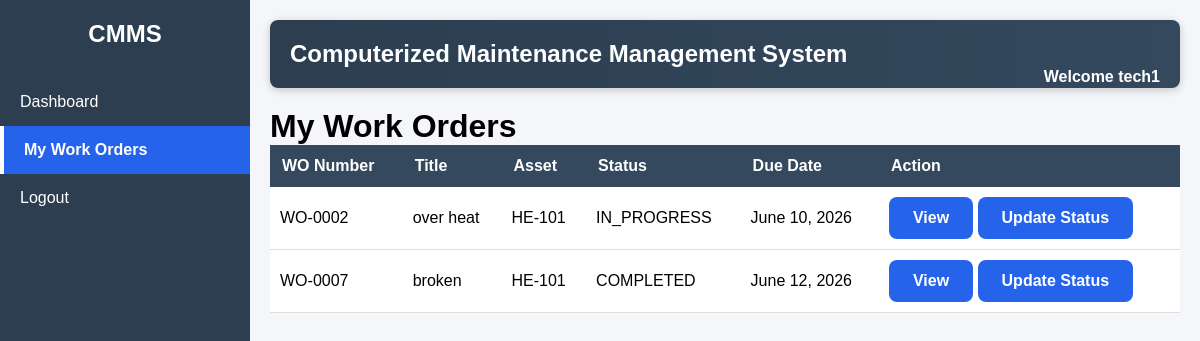
The app's page /workorders/my-work-orders/ (signed in), older data.
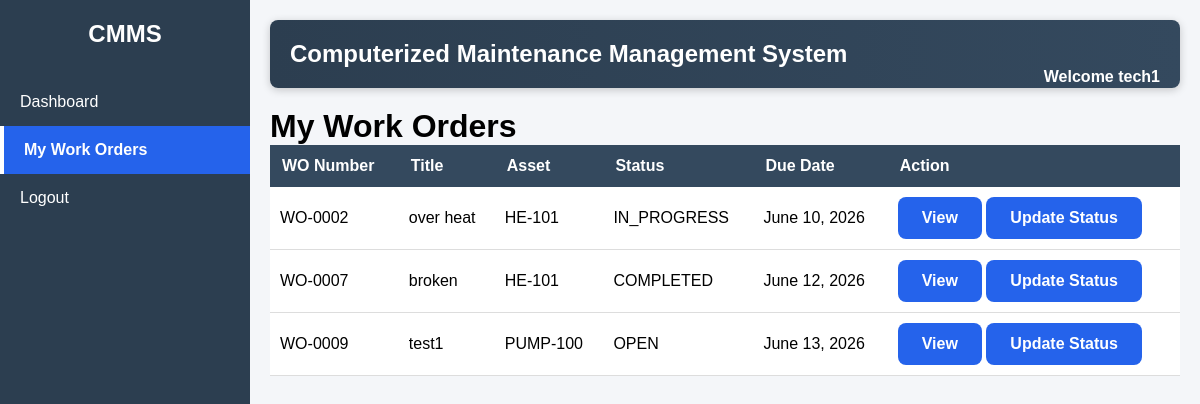
The same page, newer data.
### workorders/models.py (models this page shows, shortened)
class WorkOrder(models.Model):
    STATUS_CHOICES = [
        ('OPEN', 'Open'),
        ('IN_PROGRESS', 'In Progress'),
        ('COMPLETED', 'Completed'),
    ]
    work_order_number = models.CharField(
        max_length=20,
        unique=True,
        blank=True
    )
    title = models.CharField(
        max_length=200
    )
    description = models.TextField()
    asset = models.ForeignKey(
        Asset,
        on_delete=models.CASCADE
    )
    status = models.CharField(
        max_length=20,
        choices=STATUS_CHOICES,
        default='OPEN'
    )
    created_date = models.DateField(
        auto_now_add=True
    )
    updated_date = models.DateTimeField(
        auto_now=True
    )
    assigned_to = models.ForeignKey(
        User,
        on_delete=models.SET_NULL,
        null=True,
        blank=True,
        related_name='assigned_work_orders'
    )
    due_date = models.DateField(
        null=True,
        blank=True
    )

### assets/models.py (models this page shows, shortened)
class Asset(models.Model):
    STATUS_CHOICES = [
        ('ACTIVE', 'Active'),
        ('INACTIVE', 'Inactive'),
        ('UNDER_MAINTENANCE', 'Under Maintenance'),
    ]
    CRITICALITY_CHOICES = [
        ('LOW', 'Low'),
        ('MEDIUM', 'Medium'),
        ('HIGH', 'High'),
    ]
    asset_code = models.CharField(max_length=50, unique=True)
    name = models.CharField(max_length=200)
    installation_date = models.DateField()
    status = models.CharField(
        max_length=20,
        choices=STATUS_CHOICES,
        default='ACTIVE'
    )
    criticality = models.CharField(
        max_length=10,
        choices=CRITICALITY_CHOICES,
        default='MEDIUM'
    )
    created_at = models.DateTimeField(auto_now_add=True)
    updated_at = models.DateTimeField(auto_now=True)

### workorders/views.py (the view)
# urls.py: path('my-work-orders/',my_work_orders,name='my_work_orders'),
@login_required
@user_passes_test(is_technician)
def my_work_orders(request):
    work_orders = get_work_orders_for_technician(
        request.user
    )
    return render(
        request,
        'workorders/my_work_orders.html',
        {
            'work_orders': work_orders,
            'current_page': 'myworkorders',
        }
    )

### accounts/context_processors.py (called while the page is built)
def user_roles(request):
    if not request.user.is_authenticated:
        return {}
    return {
        'is_admin': is_admin(request.user),
        'is_manager': is_manager(request.user),
        'is_technician': is_technician(request.user),
        'is_admin_or_manager': is_admin_or_manager(request.user),
    }

### accounts/permissions.py (called while the page is built)
def is_admin(user):
    return user.groups.filter(name='Admin').exists()

def is_manager(user):
    return user.groups.filter(name='Manager').exists()

def is_technician(user):
    return user.groups.filter(name='Technician').exists()

def is_admin_or_manager(user):
    return (
        is_admin(user)
        or
        is_manager(user)
    )

### workorders/services.py (called while the page is built)
def get_work_orders_for_technician(user):
    return WorkOrder.objects.filter(
        assigned_to=user
    )

### templates/workorders/my_work_orders.html
{% extends 'base.html' %}
{% block content %}
<h1>My Work Orders</h1>
<table>
    <tr>
        <th>WO Number</th>
        <th>Title</th>
        <th>Asset</th>
        <th>Status</th>
        <th>Due Date</th>
        <th>Action</th>
    </tr>
    {% for work_order in work_orders %}
    <tr>
        <td>{{ work_order.work_order_number }}</td>
        <td>{{ work_order.title }}</td>
        <td>{{ work_order.asset.asset_code }}</td>
        <td>{{ work_order.status }}</td>
        <td>{{ work_order.due_date }}</td>
        <td>
            <a href="{% url 'work_order_detail' work_order.id %}"
               class="action-btn">
                View
            </a>
            <a href="{% url 'update_work_order_status' work_order.id %}"
                class="action-btn">
                Update Status
            </a>
        </td>
    </tr>
    {% empty %}
    <tr>
        <td colspan="6">
            No work orders assigned.
        </td>
    </tr>
    {% endfor %}
</table>
{% endblock %}

Row changes from the older to the newer data that the page shows:
added WorkOrder: work_order_number "WO-0009", title "test1", asset.asset_code "PUMP-100", status "OPEN", due_date "June 13, 2026"
